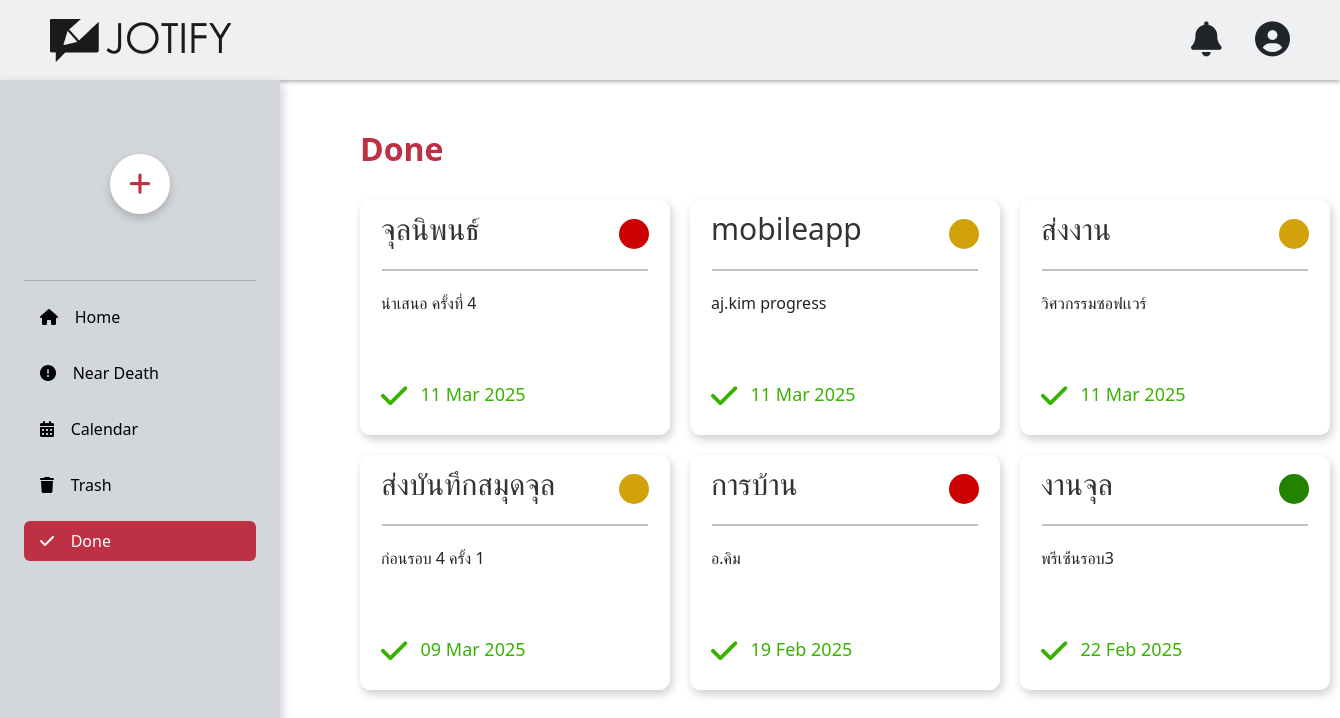
Screenshot of /done.php (signed in) with the database file from the repository.
### tables this page shows
CREATE TABLE `task` (
  `task_id` int(11) NOT NULL,
  `user_id` int(11) NOT NULL,
  `title` varchar(255) NOT NULL,
  `note` text DEFAULT NULL,
  `color` varchar(7) NOT NULL,
  `timeout_date` date NOT NULL,
  `created_at` timestamp NOT NULL DEFAULT current_timestamp(),
  `updated_at` timestamp NOT NULL DEFAULT current_timestamp(),
  `status` varchar(50) DEFAULT NULL,
  `status_at` datetime DEFAULT NULL
);

### done.php (the view, shortened to what this page needs)
<!DOCTYPE html>
<html lang="en">
<head>
    <link href="https://cdn.jsdelivr.net/npm/bootstrap@5.3.0/dist/css/bootstrap.min.css" rel="stylesheet">
    <link rel="stylesheet" href="https://cdnjs.cloudflare.com/ajax/libs/font-awesome/6.4.2/css/all.min.css"/>
    <link rel="stylesheet" href="css/done.css">
</head>
<body>
    <header>
        <div class="logo">
            <img src="img/Jotify.png" alt="">
        </div>
        <div class="noti-user">
            <div class="noti">
                <i class="fa-solid fa-bell"></i>&nbsp;&nbsp;&nbsp;&nbsp;&nbsp;&nbsp;&nbsp;&nbsp;
            </div>
            <div class="user_pro" id="userBtn">
                <i class="fa-solid fa-circle-user"></i></i>
            </div>
        </div>
    </header>
    <div class="container">
        <div class="bar flex-column p-4" style="width: 280px; height: 1024px;">
            <div class="text-center py-4">
                <button class="add-task-btn" id="addTaskBtn">
                    <i class="fa-solid fa-plus"></i>
                </button>
            </div>
            <hr>
            <ul class="nav nav-pills flex-column px-0">
                <li class="nav-item mb-3">
                    <a href="home.php" class="nav-link link-body-emphasis custom-nav">
                        <i class="fa-solid fa-house"></i>&nbsp;&nbsp;&nbsp;&nbsp;Home
                    </a>
                </li>
                <li class="mb-3">
                    <a href="neardeath.php" class="nav-link link-body-emphasis custom-nav">
                        <i class="fa-solid fa-circle-exclamation"></i>&nbsp;&nbsp;&nbsp;&nbsp;Near Death
                    </a>
                </li>
                <li class="mb-3">
                    <a href="calendar.php" class="nav-link link-body-emphasis custom-nav">
                        <i class="fa-solid fa-calendar-days"></i>&nbsp;&nbsp;&nbsp;&nbsp;Calendar
                    </a>
                </li>
                <li class="mb-3">
                    <a href="trash.php" class="nav-link link-body-emphasis custom-nav">
                        <i class="fa-solid fa-trash"></i>&nbsp;&nbsp;&nbsp;&nbsp;Trash
                    </a>
                </li>
                <li class="mb-3">
                    <a href="done.php" class="nav-link active custom-nav">
                        <i class="fa-solid fa-check"></i>&nbsp;&nbsp;&nbsp;&nbsp;Done
                    </a>
                </li>
            </ul>
        </div>
        <div class="content">
            <div class="dashboard_note" id="dashboard">
                <h1>Done</h1><br>
                <div class="note-container">
                    <?php
                    $servername = "localhost";
                    $username = "root";
                    $password = "";
                    $dbname = "todolist";
                    $conn = new mysqli($servername, $username, $password, $dbname);
                    $sql = "SELECT * FROM task WHERE user_id = ? AND status = 'done' ORDER BY created_at DESC";
                    $stmt = $conn->prepare($sql);
                    $stmt->bind_param("i", $_SESSION['user_id']);
                    $stmt->execute();
                    $result = $stmt->get_result();
                    if ($result->num_rows > 0) {
                        while ($row = $result->fetch_assoc()) {
                    ?>
                            <div class="note-item">
                                <div class="note-title">
                                    <h3 style="font-size: 30px; color: #333333;"><?php echo htmlspecialchars($row['title']); ?></h3>
                                    <div class="task_status" style="background-color: <?php echo htmlspecialchars($row['color']); ?>"></div>
                                </div>
                                <hr style="width: 266px; margin: 20px auto; border: 1px solid #000000;">
                                <div class="note-content">
                                    <p><?php echo nl2br(htmlspecialchars($row['note'])); ?></p>
                                </div>
                                <div class="note-footer">
                                    <i class="fa-solid fa-check"></i>&nbsp;&nbsp;&nbsp;&nbsp;<span><?php echo date("d M Y", strtotime($row['status_at'])); ?></span>
                                </div>
                            </div>
                    <?php
                        }
                    } else {
                        echo "<p>No done notes</p>";
                    }
                    ?>
                </div>
            </div>
        </div>
    </div>
</body>
</html>

### css/done.css (style rules this page uses)
body { margin: 0; padding: 0; }
header { width: 100%; height: 80px; box-shadow: 0 2px 4px rgba(0, 0, 0, 0.3); display: flex; justify-content: space-between; align-items: center; padding: 0 50px; background-color: #EFF0F2; }
.logo img { width: 181px; height: 43px; }
.noti-user { display: flex; }
.noti-user i { font-size: 35px; cursor: pointer; }
.bar { box-shadow: 2px 4px 10px rgba(0, 0, 0, 0.2); background-color: #D3D6DB; flex-shrink: 0; }
.nav-link.active { background-color: #BE3144 !important; ; }
.text-center { height: 160px; display: grid; justify-content: center; align-items: center; }
.container { display: flex; margin: 0; padding: 0; }
.add-task-btn { width: 60px; height: 60px; background-color: white; border: none; border-radius: 50%; display: flex; justify-content: center; align-items: center; cursor: pointer; transition: transform 0.3s ease, background-color 0.3s ease; position: relative; box-shadow: 0px 4px 10px rgba(0, 0, 0, 0.2); }
.fa-plus { position: absolute; text-align: center; transition: transform 0.3s ease; font-size: 25px; color: #BE3144; }
h1,h2,h3 { font-size: 20px; }
h3 { margin-top: 10px; }
.content { margin: 50px 80px; height: auto; }
.dashboard_note h1 { font-size: 32px; color: #BE3144; font-weight: bold; }
.note-container { display: flex; flex-wrap: wrap; gap: 20px; }
.note-container .note-item { width: 310px; height: 235px; padding: 10px 20px; border: 1px solid #ffffff; box-shadow: 2px 4px 10px rgba(0, 0, 0, 0.2); border-radius: 10px; background: #FFFFFF; box-sizing: border-box; cursor: default; }
.note-container .note-title h3 { font-size: 1.2em; color: white; padding: 0px; margin: 0; }
.note-container .note-footer { font-size: 0.8em; text-align: right; color: #555; }
.note-footer { display: flex; }
.note-footer i { font-size: 30px; color: #38b100; }
.note-footer span { font-size: 18px; color: #38b100; }
.note-container { width: 100%; display: grid; grid-template-columns: repeat(3, 1fr); }
.note-container p { font-size: 16px; }
.note-title { display: flex; justify-content: space-between; }
.task_status { margin-top: 8px; width: 30px; height: 30px; border-radius: 50%; }
.note-content { width: 100%; height: 90px; white-space: normal; word-wrap: break-word; word-break: break-word; overflow: hidden; text-overflow: ellipsis; }

### rows the page displays
task: title "จุลนิพนธ์", note "นำเสนอ ครั้งที่ 4", status_at "11 Mar 2025"
task: title "mobileapp", note "aj.kim progress", status_at "11 Mar 2025"
task: title "ส่งงาน", note "วิศวกรรมซอฟเเวร์", status_at "11 Mar 2025"
task: title "ส่งบันทึกสมุดจุล", note "ก่อนรอบ 4 ครั้ง 1", status_at "09 Mar 2025"
task: title "การบ้าน", note "อ.คิม", status_at "19 Feb 2025"
task: title "งานจุล", note "พรีเซ้่นรอบ3", status_at "22 Feb 2025"
